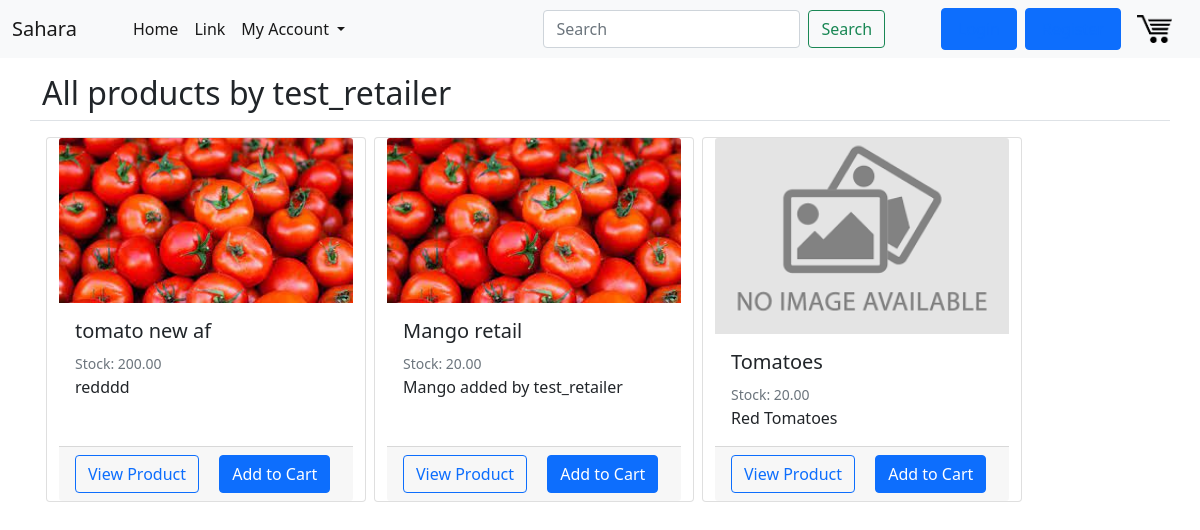
Before: /vendor/test_retailer with the older database file.
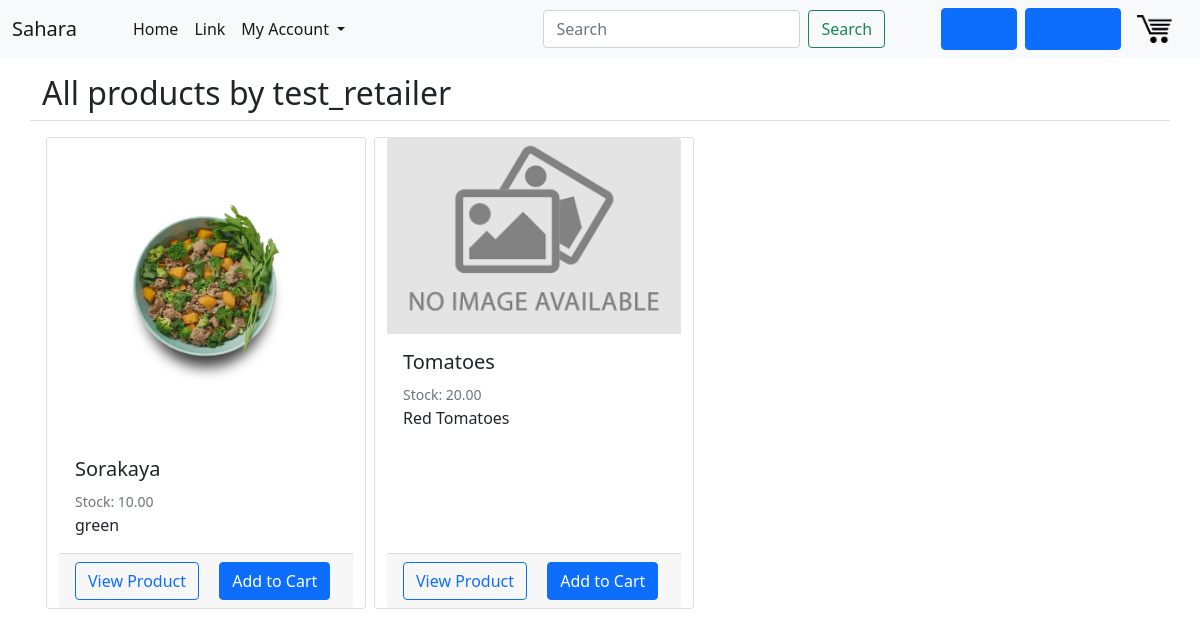
After: the same page with the newer database file.
### core/models.py (models this page shows, shortened)
class Product(models.Model):
    seller = models.ForeignKey(User, on_delete = models.CASCADE, related_name="seller")
    date_posted = models.DateTimeField(auto_now_add=True)
    stock = models.DecimalField(max_digits=20, decimal_places=2, default=0.00, validators=[MinValueValidator(Decimal('0.00'))])
    title = models.CharField(max_length=255)
    content = models.TextField(blank=True, null=True)
    img = models.FileField(default = "default.png", upload_to = "", blank=True, null=True)
    rating = models.DecimalField(max_digits=3, decimal_places=2, default=0.00, validators=[MinValueValidator(Decimal('0.00'))])
    tags = models.CharField(
        max_length = 20,
        choices = CAT_CHOICES,
        default = 'vegetables',
    )
    measurment_unit = models.CharField(
        max_length = 5,
        choices = UNIT_CHOICES,
        default = 'kg',
    )
    price_per_unit = models.DecimalField(max_digits=20, decimal_places=2, validators=[MinValueValidator(Decimal('0.00'))])

### core/views.py (the view)
# urls.py: path('vendor/<str:username>', SellerProductListView.as_view(), name='seller-prods'),
class SellerProductListView(ListView):
    model = Product
    template_name = 'core/seller_prods.html'
    context_object_name = 'prods'
    paginate_by = 20
    def get_queryset(self):
        user = get_object_or_404(User, username=self.kwargs.get('username'))
        return Product.objects.filter(seller=user).order_by('-date_posted')
    def get_context_data(self, **kwargs):
        user = get_object_or_404(User, username=self.kwargs.get('username'))
        context = super().get_context_data(**kwargs)
        context['seller'] = user
        return context

### core/templates/core/seller_prods.html (shortened to what this page needs)
{% extends "core/base.html" %}
{% block content %}
    {% if request.user == seller %}
      <div>
        <div class="border-bottom pt-3">
          <h2 >My Products</h2>
        </div>
        <a href="/product/new" class="btn btn-outline-primary mt-1 mb-1">Add Product</a>
      </div>
    {% else %}
    <div class="border-bottom pt-3">
      <h2 >All products by {{ seller }}</h2>
    </div>
    {% endif %}
    {% for prod in prods %}
    <div class="card mr-3" style="top:1rem; left: 1rem; width: 20rem; margin-right: 0.5rem; ">
        <a href="#">
            <img src="{{ prod.img.url }}" class="card-img-top" alt="Product image">
        </a>
        <div class="card-body">
            <a style="text-decoration: none; color:inherit" href="#">
                <h5 class="card-title">{{ prod.title }}</h5>
            </a>
            <small class = 'text-muted'>Stock: {{ prod.stock }}</small>
            <p class="card-text" style="white-space: nowrap; overflow: hidden; text-overflow: ellipsis;">{{ prod.content }}</p>
        </div>
        <div class="card-footer">
        {% if prod.seller == user %}
          <a class="btn btn-secondary btn-sm mt-1 mb-1" href="{% url 'prod-update' prod.id %}">Update or add stock</a>
          <a class="btn btn-danger btn-sm mt-1 mb-1" href="/product/{{ object.id }}/delete">Delete</a>
        {% else %}
          <a href="#" class="card-link btn btn-outline-primary">View Product</a>
          <a href="#" class="card-link btn btn-primary">Add to Cart</a>
        {% endif %}
        </div>
      </div>
    {% endfor %}
{% endblock content %}

Changed rows visible on the page:
removed Product: img (picture), title "tomato new af", stock "200.00", content "redddd", shows "View Product"
removed Product: img (picture), title "Mango retail", stock "20.00", content "Mango added by test_retailer", shows "View Product"
added Product: img (picture), title "Sorakaya", stock "10.00", content "green", shows "View Product"
